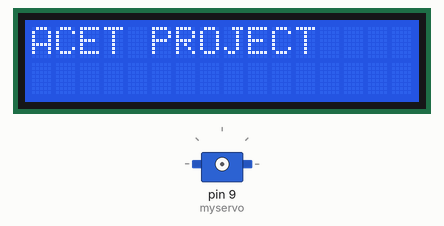
This sketch was run on a simulated Arduino Uno, built with avr-gcc and run on an emulated ATmega328P. Shown: 16×2 character LCD, servo.

Above: at 0.1 s.
At 4.22 s:
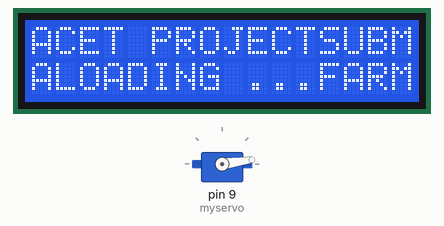
At 17.0 s:
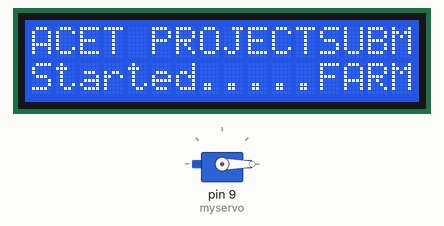
At 33.0 s:
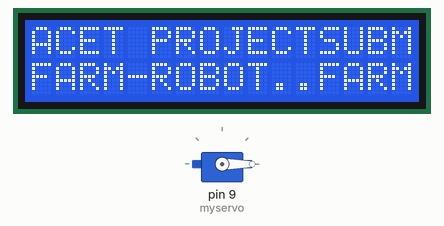
Timing chart, 0 to 40.0 s (numbered marks = the images above):
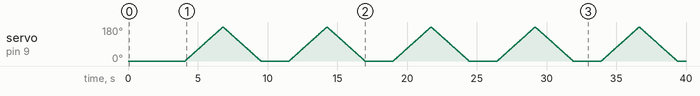

The sketch:

Farm.ino
```cpp
#include <LiquidCrystal.h>
#include <Servo.h>

Servo myservo;
int pos = 0;// variable to store the servo position

LiquidCrystal lcd(12, 11, 5, 4, 3, 2);

void setup() {
  // set up the LCD's number of columns and rows:
  lcd.begin(16, 2);
  // Print a message to the LCD.
  lcd.print("ACET PROJECT");
  delay(1000);
  lcd.print("SUBMITTED BY-");
  delay(1000);
  lcd.print("SUCHETA,AKANKSHA");
  delay(1000);
  lcd.print("LOADING ...");
  delay(1000);
  lcd.print("FARMING AUTOMATION!");

  myservo.attach(9);  // attaches the servo on pin 9 to the servo object
}

void loop() {

  //*********************************************************************
for (pos = 0; pos <= 180; pos += 1) { // goes from 0 degrees to 180 degrees
    // in steps of 1 degree
    myservo.write(pos);              // tell servo to go to position in variable 'pos'
    delay(15);                       // waits 15ms for the servo to reach the position
  }
  for (pos = 180; pos >= 0; pos -= 1) { // goes from 180 degrees to 0 degrees
    myservo.write(pos);              // tell servo to go to position in variable 'pos'
    delay(15);                       // waits 15ms for the servo to reach the position
  }


//**********************************************************************

  // set the cursor to column 0, line 1
  // (note: line 1 is the second row, since counting begins with 0):

  lcd.setCursor(0, 1);
  lcd.print("Started...");
  delay(1000);
  lcd.setCursor(0, 1);
  lcd.print("FARM-ROBOT");
  delay(1000);
  // print the number of seconds since reset:

}
```

Measured:
- what the display in image 2 shows lasts 1.0 s, from 17.0 s to 18.0 s
